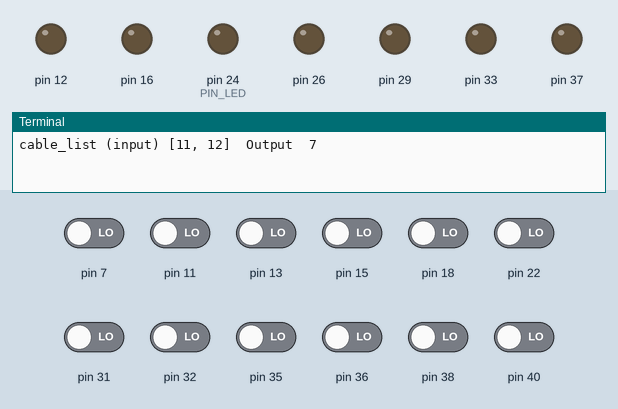
The program below on a simulated Raspberry Pi (header pin numbers). On the bench: output pins drawn as LEDs (lit = HIGH), the last lines printed to the terminal. The test bench sets the inputs (shaded band); at power-on: pin 7, pin 11, pin 13, pin 15, pin 18, pin 22, pin 31, pin 32, pin 35, pin 36, pin 38, pin 40 LOW.

Above: at 0.2 s.
At 5.2 s:
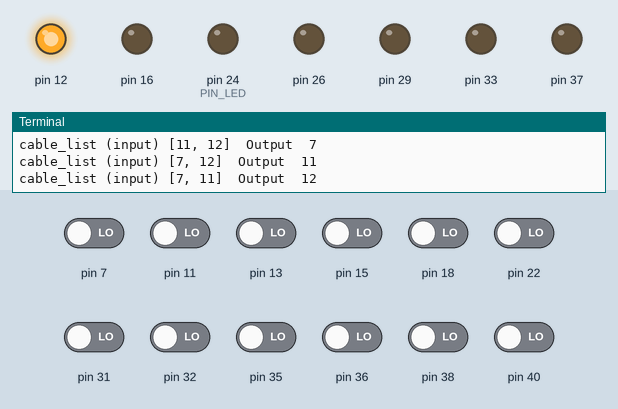
At 10.6 s:
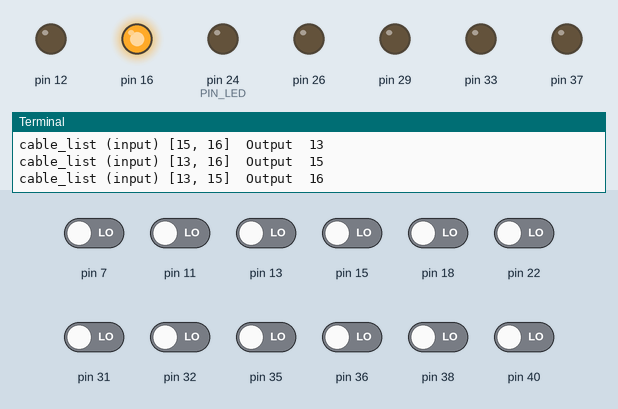
At 17.8 s:
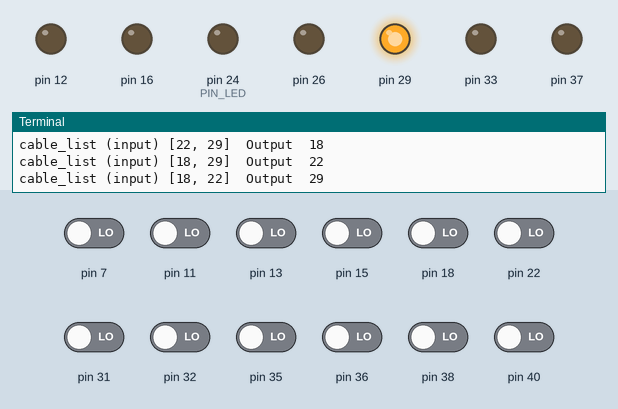
At 28.61 s:
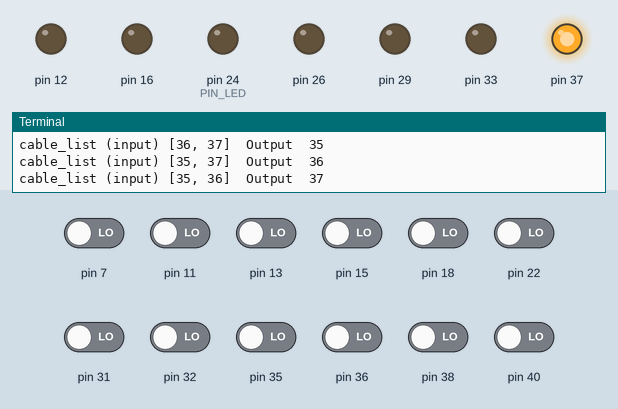
At 36.1 s:
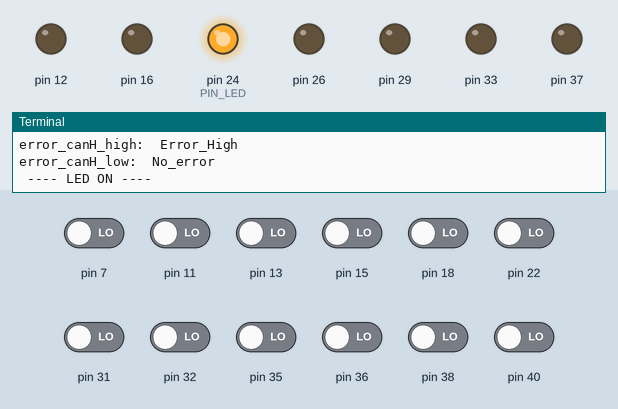
Timing chart, 0 to 37.6 s (numbered marks = the images above):
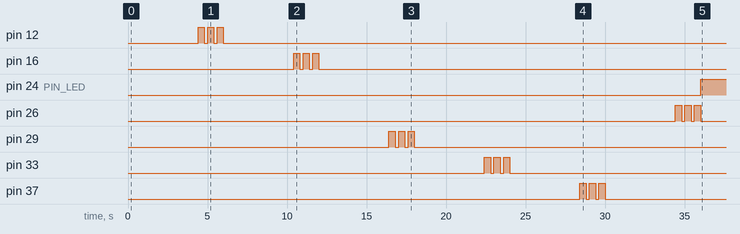

The program:

cable_tester.py
```python
import RPi.GPIO as GPIO
import time
"""
Pi setup is BOARD
LED OUT is Pin 3
Cable's Heads should be connected as
Cable pins:
"""
CAN_High = [7,11,12]
CAN_Low = [13,15,16]
LV = [18,22,29]
HV = [31,32,33]
LIGHT_OUT = [35,36,37]
GND = [38,40, 26]
FUNCTION_LIST = [CAN_High, CAN_Low, LV, HV, LIGHT_OUT, GND]

BLINK_CT = 3

ERROR_LIST = ["No_error", "Error_High", "ERROR_Low"]
ERROR_NO_ERROR = 0
ERROR_NO_HIGH = 1
ERROR_NO_LOW = 2
ERROR_RANGE = 2  # High and low

FUNCTIONS_TOTAL = 6

### LED ###
PIN_LED = 24

# class error to be expanded with more error descritpion
class error_type:
	def __init__(self):
		# list containing 6 lists, 2 items set to 0
		self.error_list = [[0 for x in range(ERROR_RANGE)] for y in range(FUNCTIONS_TOTAL)]

	# CAN HIGH
	def set_error_CAN_H(self, error):
		self.error_list[0] = error

	def get_error_CAN_H(self):
		return self.error_list[0]

	# CAN LOW
	def set_error_CAN_L(self, error):
		self.error_list[1] = error

	def get_error_CAN_L(self):
		return self.error_list[1]

	# LV
	def set_error_LV(self, error):
		self.error_list[2] = error

	def get_error_LV(self,):
		return self.error_list[2]

	# HV
	def set_error_HV(self, error):
		self.error_list[3] = error

	def get_error_HV(self):
		return self.error_list[3]

	# LIGHT_OUT
	def set_error_LIGHT_OUT(self, error):
		self.error_list[4] = error

	def get_error_LIGHT_OUT(self):
		return self.error_list[4]

	# GND
	def set_error_GND(self, error):
		self.error_list[5] = error

	def get_error_GND(self):
		return self.error_list[5]


	def set_status_all(self, err_list):
		self.error_list = err_list

	# Return status of all
	def return_status_all(self):
		return self.error_list

	def error_in_cable(self):
		return sum(sum(self.return_status_all(),[]))

"""
Test one cable pin functionality combo at a time.
In a three headed cable:
One connectio is output | two are inputs
For BLINK_CT times:
	Output HIGH -> Inputs check if HIGH
	Output LOW -> Inputs check if LOW
"""
def test_connection(cable_list):
	error_high, error_low = 0, 0

	for idx, pin in enumerate(cable_list):
		blink_counter_high = 0
		blink_counter_low = 0

		GPIO.cleanup(cable_list)
		new_list = cable_list[:idx] + cable_list[idx+1:]
		print("cable_list (input)", new_list, " Output ", pin)
		GPIO.setup(pin, GPIO.OUT)
		GPIO.setup(new_list, GPIO.IN)
		time.sleep(0.2)
		GPIO.setup(new_list, GPIO.IN, pull_up_down=GPIO.PUD_DOWN)  # check

		for blink in range(BLINK_CT):
			# Test High
			time.sleep(0.2)
			GPIO.output(pin, GPIO.HIGH)
			time.sleep(0.2)
			if (GPIO.input(new_list[0]) & (GPIO.input(new_list[1]))):
			    blink_counter_high += 1
			else:
			    pass
			# Test Low
			time.sleep(0.2)
			GPIO.output(pin, GPIO.LOW)
			if (GPIO.input(new_list[0]) & (GPIO.input(new_list[1]))):
			    pass
			else:
			    blink_counter_low += 1
		if (blink_counter_high != BLINK_CT):
			error_high = ERROR_NO_HIGH
		if (blink_counter_low != BLINK_CT):
			error_low = ERROR_NO_LOW
	print("errors", error_high, error_low)
	return [error_high, error_low]

# -------------------------- #
# 		Main				 #
# -------------------------- #

if __name__ == '__main__':

	# Back-up error list
	error_list = [[0 for x in range(ERROR_RANGE)] for y in range(FUNCTIONS_TOTAL)]
	# Create error object
	total_error = error_type()
	# Configuration
	GPIO.setmode(GPIO.BOARD)
	# Test all (6) different connections in cable
	for idx, connection in enumerate(FUNCTION_LIST):
		error_list[idx] = test_connection(connection)
	# load errors into erro object
	total_error.set_status_all(error_list)
	# --- get status of cable example -----
	error_canH_high, error_canH_low = total_error.get_error_CAN_H()
	print("error_canH_high: ", ERROR_LIST[error_canH_high])
	print("error_canH_low: ", ERROR_LIST[error_canH_low])
	# Turn led ON if no errors are present
	if(total_error.error_in_cable()):
		GPIO.setup(PIN_LED, GPIO.OUT)
		GPIO.output(PIN_LED, GPIO.HIGH)
		print(" ---- LED ON ---- ")
		time.sleep(5)
		GPIO.output(PIN_LED, GPIO.LOW)
		print(" ---- LED OFF ---- ")
	GPIO.cleanup()
```

Measured:
- by itself, pin 12: LOW → HIGH at 4.4 s, → LOW 0.40 s later, → HIGH 0.20 s later, → LOW 0.40 s later, … (6 changes in this stretch)
- by itself, pin 16: LOW → HIGH at 10.4 s, → LOW 0.40 s later, → HIGH 0.20 s later, → LOW 0.40 s later, … (6 changes in this stretch)
- by itself, pin 24 (PIN_LED): LOW → HIGH at 36.0 s
- by itself, pin 26: LOW → HIGH at 34.4 s, → LOW 0.40 s later, → HIGH 0.20 s later, → LOW 0.40 s later, … (6 changes in this stretch)
- by itself, pin 29: LOW → HIGH at 16.4 s, → LOW 0.40 s later, → HIGH 0.20 s later, → LOW 0.40 s later, … (6 changes in this stretch)
- by itself, pin 33: LOW → HIGH at 22.4 s, → LOW 0.40 s later, → HIGH 0.20 s later, → LOW 0.40 s later, … (6 changes in this stretch)
- by itself, pin 37: LOW → HIGH at 28.4 s, → LOW 0.40 s later, → HIGH 0.20 s later, → LOW 0.40 s later, … (6 changes in this stretch)
